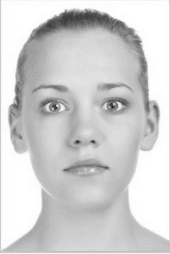
#> input picture cara_02_grisesMF.png, 170 x 254 px
$ python Fourier.py
#> lines starting #> are read from the running program, lines starting #| are printed output that depends on the picture
#paquetes
import numpy as np
import matplotlib.pylab as plt
from scipy.fftpack import fft, fftfreq, fft2, ifft2
from matplotlib.colors import LogNorm

#almaceno las dos imagenes
imagen1= plt.imread("cara_02_grisesMF.png")
#> imagen1 is the input picture: shape (254, 170) float32; min 0.125, max 1, mean 0.816
imagen2= plt.imread("cara_03_grisesMF.png")
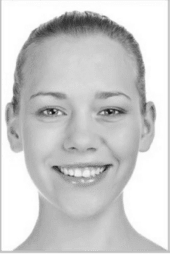
#> input picture cara_03_grisesMF.png, 170 x 254 px
#> imagen2 is the input picture: shape (254, 170) float32; min 0.0784, max 1, mean 0.803

#saco la transformada rapida de fourier de las imagenes y la grafico
trans2d = fft2(imagen1)
trans2d2= fft2(imagen2)

plt.figure(figsize=(15,15))
plt.subplot(1,2,1)
plt.imshow(abs(trans2d),norm=LogNorm())
plt.colorbar()
plt.title("transformada imagen seria")

plt.subplot(1,2,2)
plt.imshow(abs(trans2d2),norm=LogNorm())
plt.title("transformada imagen sonriendo")
plt.colorbar()
plt.savefig("FFtIm.pdf")
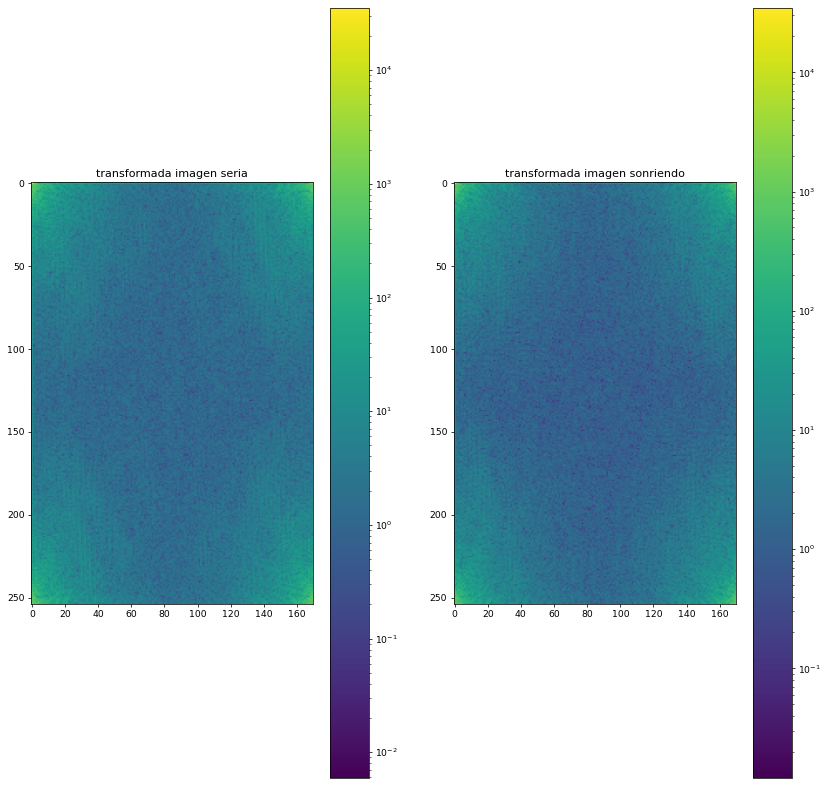
#> figure drawn by matplotlib, 4 panels

#De acuerdo al paper enviado por sicua, para obtener una imagen hibrida es necesario hacer un filtro para las frecuencias bajas y otro para las frecuencias altas
frecimagen=np.fft.fftshift(trans2d)
frecimagen2=np.fft.fftshift(trans2d2)
plt.figure(figsize=(15,15))
plt.subplot(3,2,1)
plt.imshow(abs(frecimagen),norm= LogNorm())
plt.title("frecuencias de la seria")
plt.colorbar()
plt.subplot(3,2,2)
plt.imshow(abs(frecimagen2),norm= LogNorm())
plt.title("frecuencias sonriendo")
plt.colorbar()


##filtros, la aplicacion del filtro se hizo a prueba y error de acuerdo a la imagen que mejor se veia
def filtroaltas(frec):
    for i in range(np.shape(frec)[0]):
        for j in range(np.shape(frec)[1]):
            if(abs(frec[i,j])<110):
                frec[i,j]=0
    return frec
def filtrobajas(frec):
    for i in range(np.shape(frec)[0]):
        for j in range(np.shape(frec)[1]):
            if(abs(frec[i,j])>45):
                frec[i,j]=0
    return frec

frecfiltro1 = filtroaltas(frecimagen2)
frecfiltro2 = filtrobajas(frecimagen)


plt.subplot(3,2,3)
plt.imshow(abs(frecfiltro2),norm= LogNorm())
plt.title("frecuencias despues de filtro(seria)")
plt.colorbar()
plt.subplot(3,2,4)
plt.imshow(abs(frecfiltro1),norm= LogNorm())
plt.title("frecuencias despues de filtro(sonriendo)")
plt.colorbar()
##Para calibrar mejor la imagen es posible multiplicar la inversa por valores entre 0 y 1.( consejo de veronica)
inversa1=np.fft.ifftshift(frecfiltro1)
inversa2=np.fft.ifftshift(frecfiltro2)
total=ifft2(inversa1)*0.4+ ifft2(inversa2)*0.8

prueba1=ifft2(inversa1)
prueba2=ifft2(inversa2)

plt.subplot(3,2,5)
plt.imshow(abs(prueba2),norm= LogNorm())
plt.title("Imagen con filtro(seria)")
plt.colorbar()
plt.subplot(3,2,6)
plt.imshow(abs(prueba1),norm= LogNorm())
plt.title("Imagen con filtro(sonriendo)")
plt.colorbar()
plt.savefig("ImProceso.pdf")
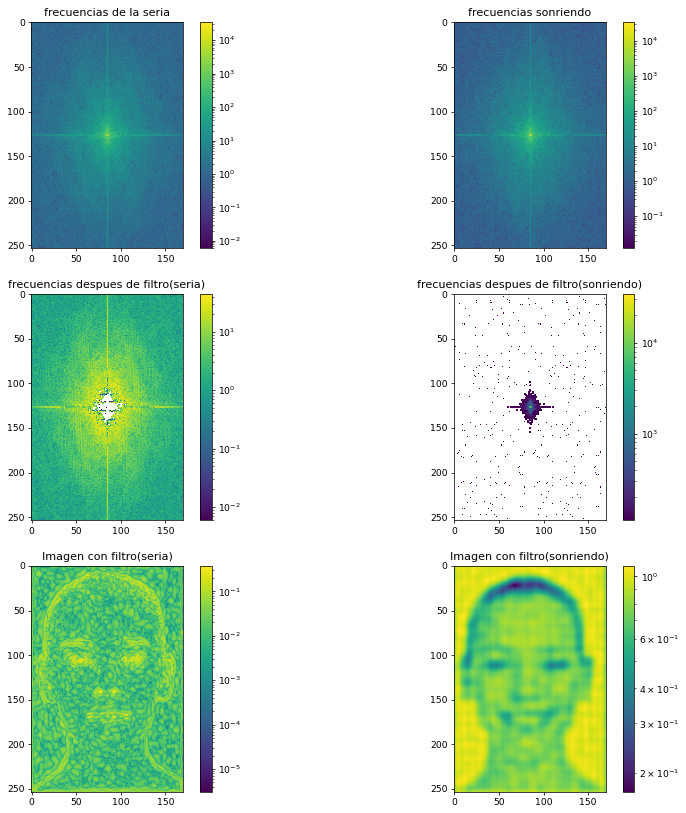
#> figure drawn by matplotlib, 12 panels


#Inversa para poder graficar


plt.figure()
plt.imshow(abs(total),cmap='gray')
plt.xlabel("frecuencias")
plt.ylabel("Inversa")
plt.title("Imagen mejorada")
plt.savefig("ImHybrid.pdf")
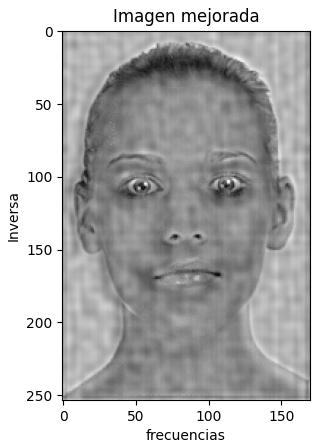
#> figure drawn by matplotlib, 1 panel
